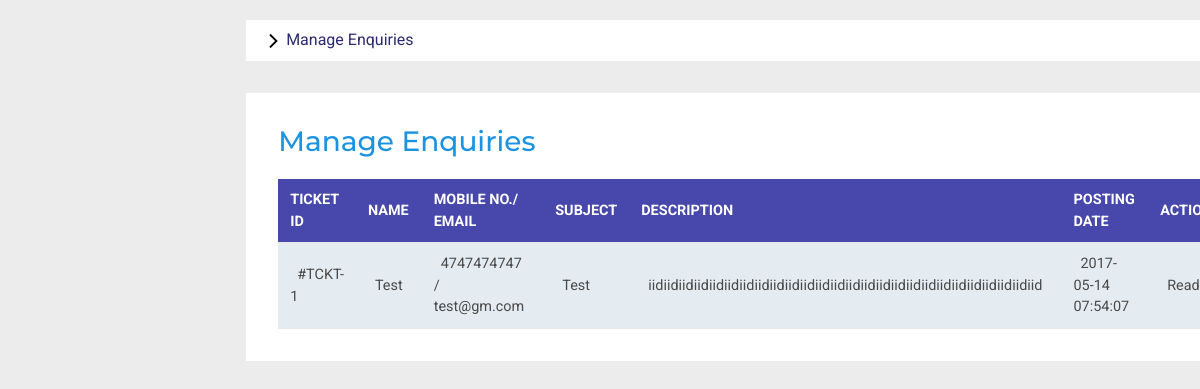
Screenshot of /Admin/manageenquires.php (signed in) with the database file from the repository.
### tables this page shows
CREATE TABLE `tmsenquiry` (
  `id` int(11) NOT NULL,
  `FullName` varchar(100) DEFAULT NULL,
  `EmailId` varchar(100) DEFAULT NULL,
  `MobileNumber` char(10) DEFAULT NULL,
  `Subject` varchar(100) DEFAULT NULL,
  `Description` mediumtext DEFAULT NULL,
  `PostingDate` timestamp NULL DEFAULT current_timestamp(),
  `Status` int(1) DEFAULT NULL
);

### Admin/manageenquires.php (the view, shortened to what this page needs)
<?php
include('included/config.php');
if(strlen($_SESSION['alogin'])==0)
	{
header('location:index.php');
}
else{
	?>
<!DOCTYPE HTML>
<html>
<head>
<link href="css/bootstrap.min.css" rel='stylesheet' type='text/css' />
<link href="css/style.css" rel='stylesheet' type='text/css' />
<link rel="stylesheet" href="css/morris.css" type="text/css"/>
<link href="css/font-awesome.css" rel="stylesheet">
<link rel="stylesheet" type="text/css" href="css/table-style.css" />
<link rel="stylesheet" type="text/css" href="css/basictable.css" />
<link rel="stylesheet" href="css/icon-font.min.css" type='text/css' />
</head>
<body>
   <div class="page-container">
<div class="left-content">
	   <div class="mother-grid-inner">
<ol class="breadcrumb">
                <li class="breadcrumb-item"><i class="fa fa-angle-right"></i>Manage Enquiries</li>
            </ol>
<div class="agile-grids">
				<div class="agile-tables">
					<div class="w3l-table-info">
					  <h2>Manage Enquiries</h2>
					    <table id="table">
						<thead>
						  <tr>
						  <th>Ticket id</th>
							<th>Name</th>
							<th>Mobile No./ Email</th>
							<th>Subject </th>
							<th>Description </th>
							<th>Posting date </th>
							<th>Action </th>
						  </tr>
						</thead>
						<tbody>
<?php $sql = "SELECT * from tmsenquiry";
$query = $con -> prepare($sql);
$query->execute();
$results=$query->fetchAll(PDO::FETCH_OBJ);
if($query->rowCount() > 0)
{
foreach($results as $result)
{				?>
						  <tr>
							<td width="120">#TCKT-<?php echo htmlentities($result->id);?></td>
							<td width="50"><?php echo htmlentities($result->FullName);?></td>
								<td width="50"><?php echo htmlentities($result->MobileNumber);?> /<br />
								<?php echo $result->EmailId;?></td>
							<td width="200"><?php echo htmlentities($result->Subject);?></a></td>
							<td width="400"><?php echo htmlentities($result->Description);?></td>
								<td width="50"><?php echo htmlentities($result->PostingDate);?></td>
								<?php if($result->Status==1)
{
	?><td>Read</td>
<?php } else {?>
<td><a href="manageenquires.php?eid=<?php echo htmlentities($result->id);?>" onclick="return confirm('Do you really want to read')" >Pending</a>
</td>
<?php } ?>
</tr>
						 <?php } }?>
						</tbody>
					  </table>
					</div>
			</div>
</div>
</div>
</body>
</html>
<?php } ?>

### Admin/css/table-style.css (style rules this page uses)
table { background: wheat; border-collapse: collapse; margin: 1.25em 0 0; width: 100%; }
table tr, table th, table td { border: none; border-bottom: 1px solid #e8e8e8; font-size: .95em; }
table th, table td { padding: 10px 12px; text-align: left; }
table th { background: rgb(71, 71, 172); color: white; text-transform: uppercase; }
table tr td { background: #e4ecf2; color: #4a4a4a; }
table { width: 100%; }

### rows the page displays
tmsenquiry: id "1", FullName "Test", MobileNumber "4747474747", EmailId "test@gm.com", Subject "Test", Description "iidiidiidiidiidiidiidiidiidiidiidiidiidiidiidiidiidiidiidiidiidiidiidiidiidiid", PostingDate "2017-05-14 07:54:07", Status "Read"
